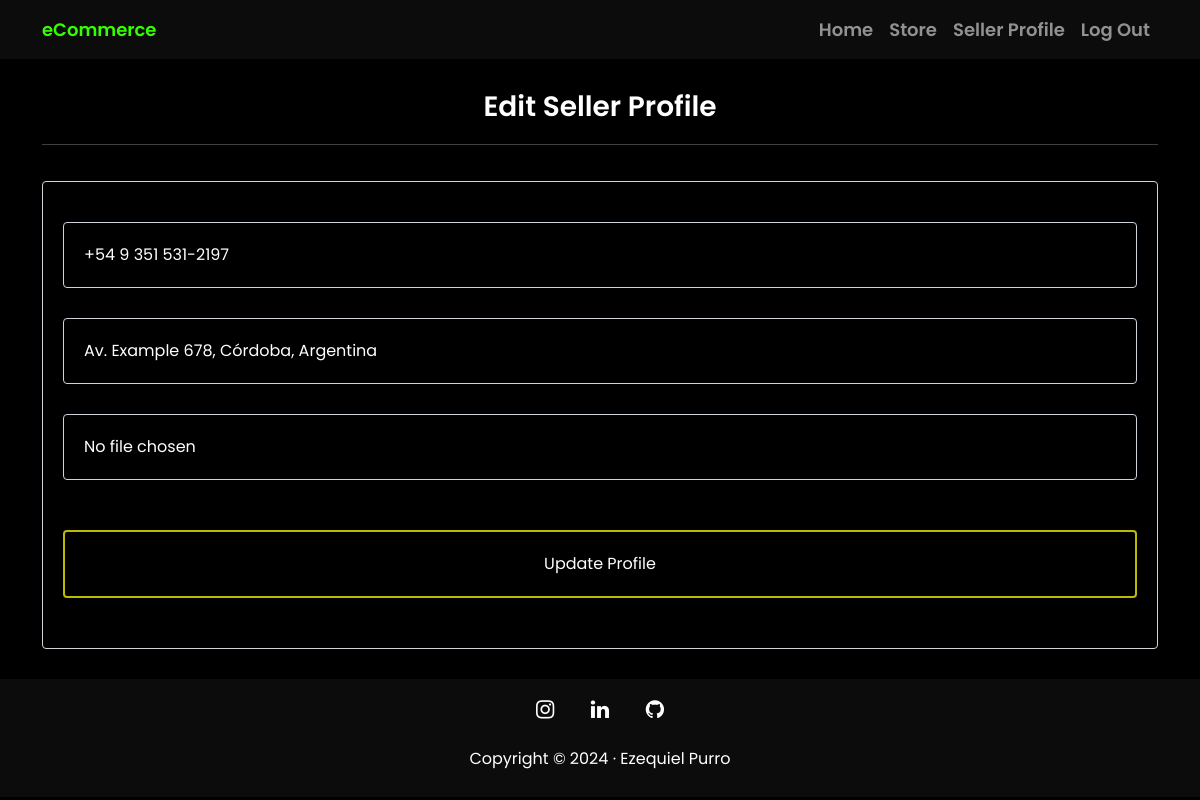
/accounts/seller/update-profile/1/eze/ (signed in), run on an earlier commit of the app's database.
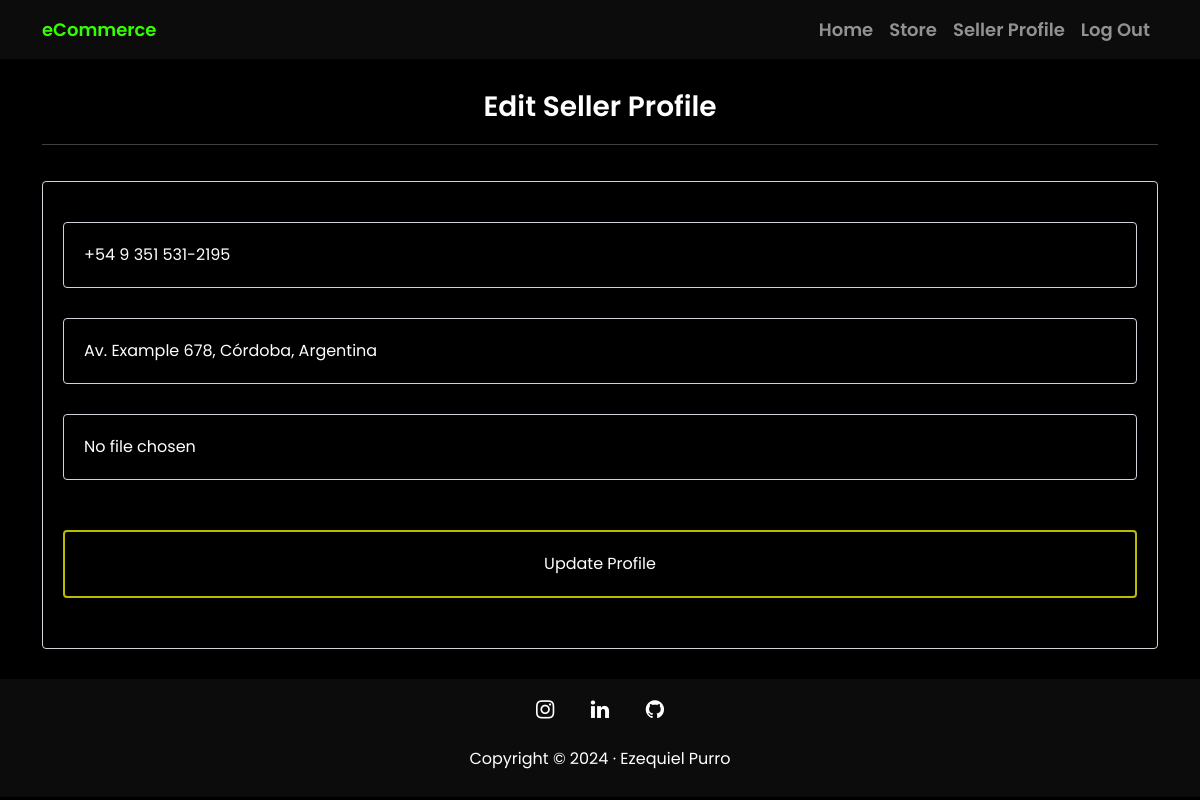
And on a later commit of the database.
### registration/models.py (models this page shows, shortened)
class Seller(models.Model):
    user = models.OneToOneField(User, on_delete=models.CASCADE)
    phone_number = models.CharField(max_length=30, null=True, blank=True, verbose_name='Phone number')
    direction = models.CharField(max_length=80, null=True, blank=True, verbose_name='Direction')
    avatar = models.ImageField(upload_to='members', null=True, blank=True, verbose_name='Avatar')
    class Meta:
        verbose_name = "Seller"
        verbose_name_plural = "Sellers"
        ordering = ['-user']

### registration/views.py (the view, shortened to what this page needs)
# urls.py: path('seller/update-profile/<int:pk>/<slug:slug>/', SellerUpdateView.as_view(), name="seller_update"),
class SellerUpdateView(UpdateView):
    model = Seller
    template_name_suffix = "_update_form"
    form_class = SellerForm

### registration/forms.py
class SellerForm(forms.ModelForm):
    class Meta:
        model = Seller
        fields = ['phone_number', 'direction', 'avatar']
        widgets = {
            'phone_number': forms.TextInput(attrs={
                'class':'form-control',
                'placeholder':'Phone number',
                'name':'phone_number',}
            ),
            'direction': forms.TextInput(attrs={
                'class':'form-control',
                'placeholder':'Direction',
                'name':'direction',}
            ),
            'avatar': forms.FileInput(attrs={
                'class':'form-control',
                'name':'avatar'}
            ),
        }

### registration/templates/registration/seller_update_form.html (shortened to what this page needs)
{% extends 'core/base.html' %}
{% block content %}
     <section id="auth">
        <div class="container">
            <div class="row">
                <div class="col-12 text-center title-cont">
                    <h3 class="title">Edit Seller Profile</h3>
                    <hr>
                </div>
            </div>
        </div>
        <div class="container">
            <div class="row">
                <div class="col-12 col-md-12 col-lg-12">
                    <form action="" class="form-control" method="post" enctype="multipart/form-data">
                        {{form.phone_number}}
                        {{form.direction}}
                        {{form.avatar}}
                        <input type="submit" class="form-control btn btn-primary update" value="Update Profile">
                    </form>
                </div>
            </div>
        </div>
     </section>
{% endblock %}

### core/templates/core/base.html (shortened to what this page needs)
{% load static %}
<!DOCTYPE html>
<html lang="en">
<head>
    <link href="{% static 'core/vendor/bootstrap/css/bootstrap.min.css' %}" rel="stylesheet">
    <link rel="stylesheet" href="https://cdn.jsdelivr.net/npm/bootstrap-icons@1.11.3/font/bootstrap-icons.min.css">
    <link href="{% static 'core/vendor/font-awesome/css/font-awesome.min.css' %}" rel="stylesheet" type="text/css">
    <link rel="stylesheet" href="{% static 'core/css/styles.css' %}">
</head>
<body>
    <header>
        <nav class="navbar navbar-expand-lg navbar-dark  fixed-top header-per">
            <div class="container">
                <a href="{% url 'home' %}" class="navbar-brand"><span>eCommerce</span></a>
                <div class="collapse navbar-collapse" id="navbar-start">
                    <ul class="navbar-nav ms-auto mb-2 mb-lg-0">
                        <li class="nav-item">
                            <a href="{% url 'home' %}" class="nav-link">Home</a>
                        </li>
                        <li class="nav-item">
                            <a href="{% url 'store' %}" class="nav-link">Store</a>
                        </li>
                        {% if user.is_authenticated %}
                                <li class="nav-item">
                                {% if user.seller %}
                                    <a href="{% url 'seller_profile' user.seller.id user %}" class="nav-link">Seller Profile</a>
                                {% else %}
                                    <a href="{% url 'seller_create' user.id user %}" class="nav-link">Create seller profile</a>
                                {% endif %}
                                </li>
                            <li class="nav-item">
                                <a href="{% url 'log_out' %}" class="nav-link">Log Out</a>
                            </li>
                        {% endif %}
                    </ul>
                </div>
            </div>
        </nav>
    </header>
    {% block content %}{% endblock %}
    <footer class="p-10 text-center footer-per">
        <div class="container">
            <div class="row">
                <div class="col-lg-8 col-md-10 mx-auto">
                  <ul class="list-inline text-center">
                    <li class="list-inline-item">
                      <a href="https://www.instagram.com/ezepurro/" target="_blank">
                        <span class="fa-stack fa-lg">
                            <i class="fa fa-instagram fa-stack-1x fa-inverse"></i>
                        </span>
                      </a>
                    </li>
                    <li class="list-inline-item">
                      <a href="https://www.linkedin.com/in/ezequiel-purro-75920b7a/" target="_blank">
                        <span class="fa-stack fa-lg" >
                            <i class="fa fa-linkedin fa-stack-1x fa-inverse"></i>
                        </span>
                      </a>
                    </li>
                    <li class="list-inline-item">
                      <a href="https://github.com/ezepurro" target="_blank">
                        <span class="fa-stack fa-lg">
                            <i class="fa fa-github fa-stack-1x fa-inverse"></i>
                        </span>
                      </a>
                    </li>
                  </ul>
                  <p class="copyright">Copyright &copy; 2024 · Ezequiel Purro </p>
                </div>
              </div>
        </div>
    </footer>
</body>
</html>

### core/static/core/css/styles.css (style rules this page uses)
* { font-family: 'Poppins', sans-serif; }
body { background-color: black; }
.navbar a { font-weight: 600; font-size: 18px; }
.title { margin: 20px; font-weight: 600; }

What changed in the data, as far as the page shows it:
changed Seller "Av. Example 678, Córdoba, Argentina": phone_number "+54 9 351 531-2197" → "+54 9 351 531-2195"
